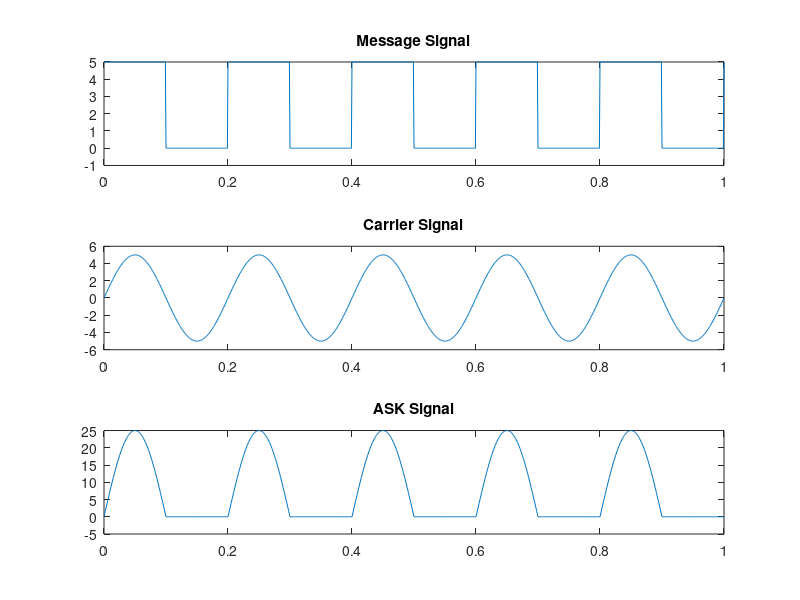

MATLAB code for this plot:
clc;
clear all;
close all;

t = 0 : 0.001 : 1;
fm = input('Enter the frequency of message signal: ');
fc = input('Enter the frequency of carrier signal: ');
amp = input('Enter amplitude: ');

figure(73050);
m = (amp/2).*square(2*pi*fm*t) + (amp/2);
subplot(3, 1, 1);
plot(t, m);
axis([0 1 -1 5]);
title('Message Signal');

c = amp.*sin(2*pi*fc*t);
subplot(3, 1, 2);
plot(t, c);
title('Carrier Signal');

w = c.*m;
subplot(3, 1, 3);
plot(t, w);
title('ASK Signal');